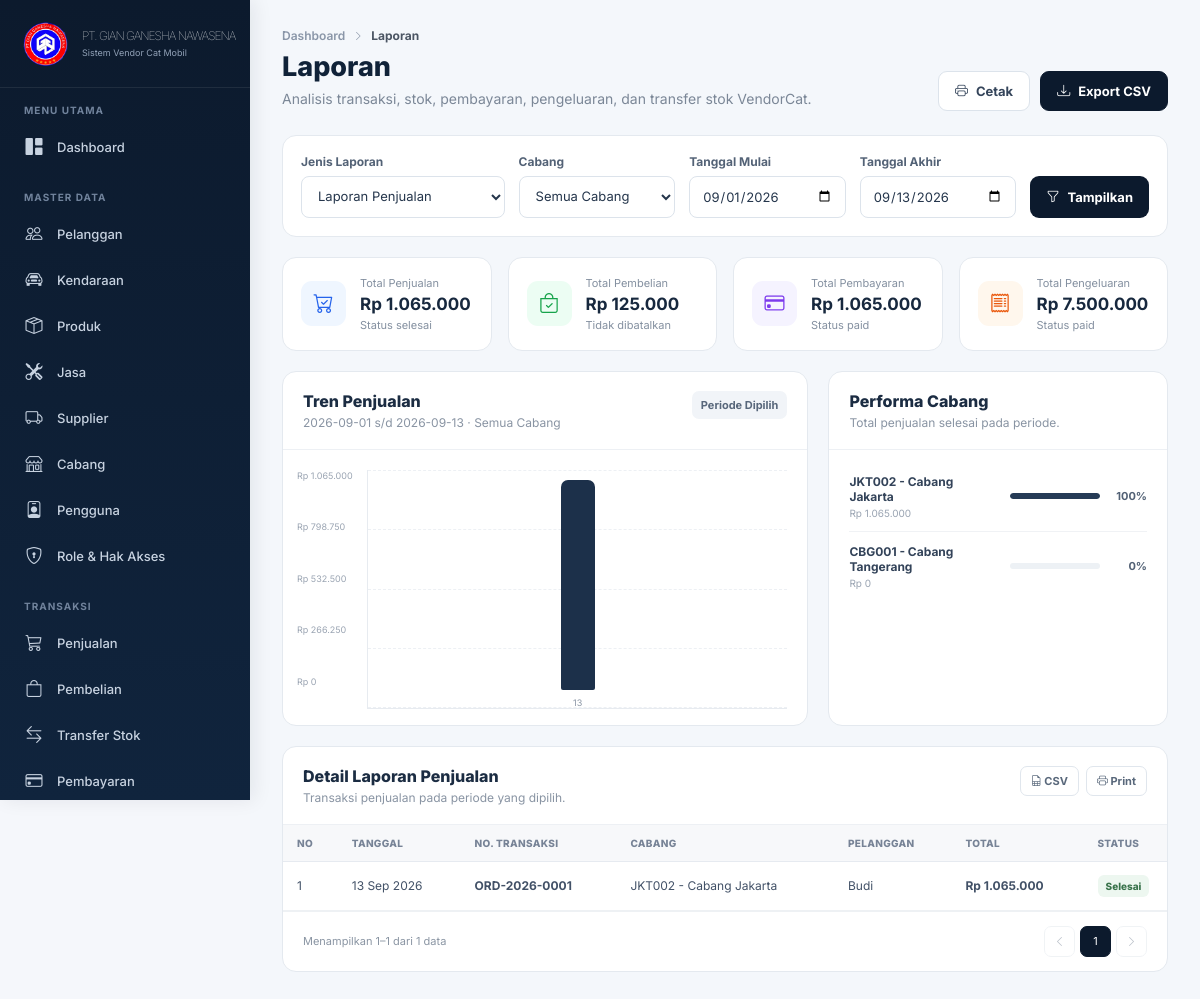
Screenshot of /admin/reports/index.php (signed in) with the database file from the repository.
### tables this page shows
CREATE TABLE `cabangs` (
  `id` bigint UNSIGNED NOT NULL,
  `code` varchar(20) NOT NULL,
  `name` varchar(100) NOT NULL,
  `address` text,
  `phone` varchar(30) DEFAULT NULL,
  `status` enum('active','inactive') NOT NULL DEFAULT 'active'
);

CREATE TABLE `orders` (
  `id` bigint UNSIGNED NOT NULL,
  `order_number` varchar(50) NOT NULL,
  `cabang_id` bigint UNSIGNED NOT NULL,
  `customer_id` bigint UNSIGNED NOT NULL,
  `vehicle_id` bigint UNSIGNED NOT NULL,
  `order_date` datetime NOT NULL DEFAULT CURRENT_TIMESTAMP,
  `subtotal` decimal(15,2) NOT NULL DEFAULT '0.00',
  `discount` decimal(15,2) NOT NULL DEFAULT '0.00',
  `tax` decimal(15,2) NOT NULL DEFAULT '0.00',
  `grand_total` decimal(15,2) NOT NULL DEFAULT '0.00',
  `status` enum('draft','pending','processing','completed','cancelled') NOT NULL DEFAULT 'draft',
  `created_by` bigint UNSIGNED NOT NULL
);

CREATE TABLE `customers` (
  `id` bigint UNSIGNED NOT NULL,
  `cabang_id` bigint UNSIGNED NOT NULL,
  `name` varchar(100) NOT NULL,
  `customer_type` enum('Penjualan','Produksi') NOT NULL DEFAULT 'Produksi',
  `phone` varchar(30) DEFAULT NULL,
  `email` varchar(150) DEFAULT NULL,
  `address` text,
  `created_at` timestamp NOT NULL DEFAULT CURRENT_TIMESTAMP,
  `status` enum('active','inactive') NOT NULL DEFAULT 'active'
);

### admin/reports/index.php (the view, shortened to what the rows shown need)
<?php
require_once __DIR__ . '/../../config/config.php';
function h($value): string {
    return htmlspecialchars((string)$value, ENT_QUOTES, 'UTF-8');
}
function money(float $value): string {
    return 'Rp ' . number_format($value, 0, ',', '.');
}
function status_label(string $status): string {
    return match ($status) {
        'draft' => 'Draft',
        'pending', 'waiting', 'submitted' => 'Menunggu',
        'processing', 'in_transit', 'shipped', 'shipping' => 'Diproses',
        'approved' => 'Disetujui',
        'completed', 'received', 'paid' => 'Selesai',
        'rejected', 'cancelled', 'canceled' => 'Dibatalkan',
        default => ucwords(str_replace(['_', '-'], ' ', $status)),
    };
}
function status_class(string $status): string {
    return match ($status) {
        'completed', 'received', 'paid', 'approved' => 'success',
        'pending', 'waiting', 'submitted', 'processing', 'in_transit', 'shipped', 'shipping' => 'warning',
        'rejected', 'cancelled', 'canceled' => 'danger',
        default => 'neutral',
    };
}
function normalize_date(string $date, string $fallback): string {
    $dt = DateTime::createFromFormat('Y-m-d', $date);
    return ($dt && $dt->format('Y-m-d') === $date) ? $date : $fallback;
}
$reportTypes = [
    'sales' => 'Laporan Penjualan',
    'purchase' => 'Laporan Pembelian',
    'payment' => 'Laporan Pembayaran',
    'expense' => 'Laporan Pengeluaran',
    'stock' => 'Laporan Stok',
    'transfer' => 'Laporan Transfer Stok',
];
$type = $_GET['type'] ?? 'sales';
$today = date('Y-m-d');
$monthStart = date('Y-m-01');
$startDate = normalize_date(trim((string)($_GET['start'] ?? $monthStart)), $monthStart);
$endDate = normalize_date(trim((string)($_GET['end'] ?? $today)), $today);
$branchId = max(0, (int)($_GET['branch'] ?? 0));
$page = max(1, (int)($_GET['page'] ?? 1));
$perPage = 5;
$where = [];
$params = [];
if ($type !== 'stock') {
    $dateColumn = match ($type) {
        'sales' => 'o.order_date',
        'purchase' => 'p.purchase_date',
        'payment' => 'pm.payment_date',
        'expense' => 'e.expense_date',
        'transfer' => 'st.transfer_date',
        default => null,
    };
    if ($dateColumn) {
        $where[] = "$dateColumn BETWEEN :start_date AND :end_date";
        $params[':start_date'] = $startDate;
        $params[':end_date'] = $endDate;
    }
}
$columns = [];
$tableTitle = $reportTypes[$type];
$tableDescription = 'Data berdasarkan filter periode dan cabang.';
$reportRows = [];
$totalFiltered = 0;
$grandAmount = 0.0;
$branchPerformance = [];
if ($type === 'sales') {
    $whereSql = $where ? 'WHERE ' . implode(' AND ', $where) : '';
    $baseSql = "FROM orders o
        LEFT JOIN cabangs c ON c.id = o.cabang_id
        LEFT JOIN customers cu ON cu.id = o.customer_id
        $whereSql";
    $countStmt = $pdo->prepare("SELECT COUNT(*) $baseSql");
    $countStmt->execute($params);
    $totalFiltered = (int)$countStmt->fetchColumn();
    $sumStmt = $pdo->prepare(
        "SELECT COALESCE(SUM(o.grand_total),0)
         $baseSql " . ($whereSql ? " AND " : " WHERE ") . "o.status = 'completed'"
    );
    $sumStmt->execute($params);
    $grandAmount = (float)$sumStmt->fetchColumn();
    $listWhere = $where;
    $listParams = $params;
    $listWhere[] = "o.status <> 'cancelled'";
    $listWhereSql = 'WHERE ' . implode(' AND ', $listWhere);
    $countStmt = $pdo->prepare("SELECT COUNT(*) FROM orders o LEFT JOIN cabangs c ON c.id=o.cabang_id LEFT JOIN customers cu ON cu.id=o.customer_id $listWhereSql");
    $countStmt->execute($listParams);
    $totalFiltered = (int)$countStmt->fetchColumn();
    $columns = ['No', 'Tanggal', 'No. Transaksi', 'Cabang', 'Pelanggan', 'Total', 'Status'];
    $offset = ($page - 1) * $perPage;
    $stmt = $pdo->prepare(
        "SELECT o.order_number, o.order_date, o.grand_total, o.status,
                c.code AS cabang_code, c.name AS cabang_name,
                cu.name AS customer_name
         FROM orders o
         LEFT JOIN cabangs c ON c.id=o.cabang_id
         LEFT JOIN customers cu ON cu.id=o.customer_id
         $listWhereSql
         ORDER BY o.order_date DESC, o.id DESC
         LIMIT :limit OFFSET :offset"
    );
    foreach ($listParams as $k => $v) $stmt->bindValue($k, $v, is_int($v) ? PDO::PARAM_INT : PDO::PARAM_STR);
    $stmt->bindValue(':limit', $perPage, PDO::PARAM_INT);
    $stmt->bindValue(':offset', $offset, PDO::PARAM_INT);
    $stmt->execute();
    $reportRows = $stmt->fetchAll();
    $branchStmt = $pdo->prepare(
        "SELECT c.id, c.code, c.name, COALESCE(SUM(o.grand_total),0) amount
         FROM cabangs c
         LEFT JOIN orders o
           ON o.cabang_id=c.id
          AND o.order_date BETWEEN :start AND :end
          AND o.status='completed'
         WHERE c.status='active'
         " . ($branchId > 0 ? "AND c.id=:branch" : "") . "
         GROUP BY c.id,c.code,c.name
         ORDER BY amount DESC"
    );
    $bp = [':start'=>$startDate, ':end'=>$endDate];
    $branchStmt->execute($bp);
    $branchPerformance = $branchStmt->fetchAll();
    $tableTitle = 'Detail Laporan Penjualan';
    $tableDescription = 'Transaksi penjualan pada periode yang dipilih.';
}
$totalPages=max(1,(int)ceil($totalFiltered/$perPage));
$page=min($page,$totalPages);
$offset=($page-1)*$perPage;
$fromRow=$totalFiltered>0?$offset+1:0;
?>
<!DOCTYPE html>
<html lang="id">
<head>
<link rel="stylesheet" href="https://cdn.jsdelivr.net/npm/bootstrap-icons@1.11.3/font/bootstrap-icons.min.css">
<link rel="stylesheet" href="../../assets/css/admin.css?v=20260907">
<link rel="stylesheet" href="style.css?v=20260913-reports">
</head>
<body class="reports-page">
<main class="main">
<div class="page-container">
    <header class="page-header">
        <div>
            <h1>Laporan</h1>
        </div>
    </header>
    <section class="report-layout">
        <div class="report-card">
            <div class="card-header"><div><h2>Tren Penjualan</h2></div></div>
        </div>
        <div class="report-card">
            <div class="card-header"><div><h2>Performa Cabang</h2><p>Total penjualan selesai pada periode.</p></div></div>
            <div class="branch-list">
                <?php
                if($branchPerformance):
                    foreach($branchPerformance as $bp):
                        $pct=$grandAmount>0?round(((float)$bp['amount']/$grandAmount)*100):0;
                ?>
                    <div class="branch-row"><div><strong><?= h($bp['code'].' - '.$bp['name']) ?></strong><span><?= h(money((float)$bp['amount'])) ?></span></div><div class="progress"><i style="width:<?= max(0,min(100,$pct)) ?>%"></i></div><b><?= (int)$pct ?>%</b></div>
                <?php endforeach; else: ?>
                    <div class="chart-empty small"><strong>Tidak ada data cabang</strong><span>Belum ada penjualan selesai pada periode ini.</span></div>
                <?php endif; ?>
            </div>
        </div>
    </section>
    <section class="report-card table-card">
        <div class="card-header">
            <div><h2><?= h($tableTitle) ?></h2><p><?= h($tableDescription) ?></p></div>
        </div>
        <div class="table-responsive">
            <table id="reportTable">
                <thead><tr>
                    <?php foreach($columns as $col): ?><th><?= h($col) ?></th><?php endforeach; ?>
                </tr></thead>
                <tbody>
                <?php if(!$reportRows): ?>
                    <tr><td colspan="<?= count($columns) ?>"><div class="chart-empty table-empty"><i class="bi bi-file-earmark-bar-graph"></i><strong>Tidak ada data laporan</strong><span>Ubah periode atau cabang.</span></div></td></tr>
                <?php else: ?>
                    <?php foreach($reportRows as $i=>$row): ?>
                        <tr>
                            <td><?= $fromRow+$i ?></td>
                            <?php if($type==='sales'): ?>
                                <td><?= h(date('d M Y',strtotime($row['order_date']))) ?></td>
                                <td><strong><?= h($row['order_number']) ?></strong></td>
                                <td><?= h(($row['cabang_code']?$row['cabang_code'].' - ':'').$row['cabang_name']) ?></td>
                                <td><?= h($row['customer_name'] ?: '-') ?></td>
                                <td><strong><?= h(money((float)$row['grand_total'])) ?></strong></td>
                                <td><span class="status <?= h(status_class($row['status'])) ?>"><?= h(status_label($row['status'])) ?></span></td>
                            <?php endif; ?>
                        </tr>
                    <?php endforeach; ?>
                <?php endif; ?>
                </tbody>
            </table>
        </div>
    </section>
</div>
</main>
</body>
</html>

### rows the page displays
cabangs: code+name "JKT002 - Cabang Jakarta", amount "Rp 1.065.000", pct "100"
cabangs: code+name "CBG001 - Cabang Tangerang", amount "Rp 0", pct "0"
orders: i "1", order_date "13 Sep 2026", order_number "ORD-2026-0001", cabang.name "JKT002 - Cabang Jakarta", customers.name "Budi", grand_total "Rp 1.065.000", status "Selesai"

### other values shown
$companyName "PT. GIAN GANESHA NAWASENA"
$companyTagline "Sistem Vendor Cat Mobil"
$card['label'] "Total Penjualan"
money((float)$card['value']) "Rp 1.065.000"
$card['note'] "Status selesai"
$card['label'] "Total Pembelian"
money((float)$card['value']) "Rp 125.000"
$card['note'] "Tidak dibatalkan"
$card['label'] "Total Pembayaran"
$card['note'] "Status paid"
$card['label'] "Total Pengeluaran"
money((float)$card['value']) "Rp 7.500.000"
$startDate "2026-09-01"
$endDate "2026-09-13"
$branchName "Semua Cabang"
